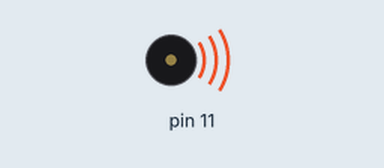
A sketch run on a simulated Arduino Uno, built with avr-gcc and run on an emulated ATmega328P. Shown: buzzer (waves = sounding).

Above: at 0.1 s.
Timing chart, 0 to 91.8 s (numbered marks = the images above):
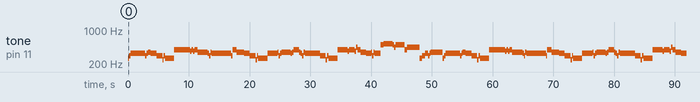

Measured:
- by itself, tone on pin 11: plays 262 Hz for 0.23 s, 294 Hz for 0.23 s, 330 Hz for 2.4 s, 294 Hz for 0.23 s, 330 Hz for 0.23 s, 349 Hz for 0.48 s … (125 notes in this stretch)

The sketch:

janagannaproper.ino
```cpp
void song(int buzzerPin){

  tone(buzzerPin, 262);
  delay(234);
  noTone(buzzerPin);

  tone(buzzerPin, 294);
  delay(234);
  noTone(buzzerPin);

  tone(buzzerPin, 330);
  delay(234);
  noTone(buzzerPin);

  tone(buzzerPin, 330);
  delay(234);
  noTone(buzzerPin);

  tone(buzzerPin, 330);
  delay(234);
  noTone(buzzerPin);

  tone(buzzerPin, 330);
  delay(234);
  noTone(buzzerPin);

  tone(buzzerPin, 330);
  delay(234);
  noTone(buzzerPin);

  tone(buzzerPin, 330);
  delay(234);
  noTone(buzzerPin);

  tone(buzzerPin, 330);
  delay(484);
  noTone(buzzerPin);

  tone(buzzerPin, 330);
  delay(234);
  noTone(buzzerPin);

  tone(buzzerPin, 330);
  delay(234);
  noTone(buzzerPin);

  tone(buzzerPin, 294);
  delay(234);
  noTone(buzzerPin);

  tone(buzzerPin, 330);
  delay(234);
  noTone(buzzerPin);

  tone(buzzerPin, 349);
  delay(484);
  noTone(buzzerPin);

  tone(buzzerPin, 330);
  delay(484);
  noTone(buzzerPin);

  tone(buzzerPin, 330);
  delay(234);
  noTone(buzzerPin);

  tone(buzzerPin, 330);
  delay(234);
  noTone(buzzerPin);

  tone(buzzerPin, 294);
  delay(484);
  noTone(buzzerPin);

  tone(buzzerPin, 294);
  delay(234);
  noTone(buzzerPin);

  tone(buzzerPin, 294);
  delay(234);
  noTone(buzzerPin);

  tone(buzzerPin, 247);
  delay(234);
  noTone(buzzerPin);

  tone(buzzerPin, 294);
  delay(234);
  noTone(buzzerPin);

  tone(buzzerPin, 262);
  delay(984);
  noTone(buzzerPin);

  tone(buzzerPin, 262);
  delay(484);
  noTone(buzzerPin);

  tone(buzzerPin, 392);
  delay(484);
  noTone(buzzerPin);

  tone(buzzerPin, 392);
  delay(234);
  noTone(buzzerPin);

  tone(buzzerPin, 392);
  delay(484);
  noTone(buzzerPin);

  tone(buzzerPin, 392);
  delay(234);
  noTone(buzzerPin);

  tone(buzzerPin, 392);
  delay(234);
  noTone(buzzerPin);

  tone(buzzerPin, 392);
  delay(734);
  noTone(buzzerPin);

  tone(buzzerPin, 392);
  delay(234);
  noTone(buzzerPin);

  tone(buzzerPin, 370);
  delay(234);
  noTone(buzzerPin);

  tone(buzzerPin, 392);
  delay(234);
  noTone(buzzerPin);

  tone(buzzerPin, 370);
  delay(234);
  noTone(buzzerPin);

  tone(buzzerPin, 392);
  delay(484);
  noTone(buzzerPin);

  tone(buzzerPin, 349);
  delay(484);
  noTone(buzzerPin);

  tone(buzzerPin, 349);
  delay(234);
  noTone(buzzerPin);

  tone(buzzerPin, 349);
  delay(234);
  noTone(buzzerPin);

  tone(buzzerPin, 349);
  delay(484);
  noTone(buzzerPin);

  tone(buzzerPin, 349);
  delay(234);
  noTone(buzzerPin);

  tone(buzzerPin, 330);
  delay(234);
  noTone(buzzerPin);

  tone(buzzerPin, 294);
  delay(234);
  noTone(buzzerPin);

  tone(buzzerPin, 349);
  delay(234);
  noTone(buzzerPin);

  tone(buzzerPin, 330);
  delay(1484);
  noTone(buzzerPin);

  tone(buzzerPin, 330);
  delay(484);
  noTone(buzzerPin);

  tone(buzzerPin, 330);
  delay(234);
  noTone(buzzerPin);

  tone(buzzerPin, 330);
  delay(234);
  noTone(buzzerPin);

  tone(buzzerPin, 330);
  delay(484);
  noTone(buzzerPin);

  tone(buzzerPin, 330);
  delay(234);
  noTone(buzzerPin);

  tone(buzzerPin, 294);
  delay(234);
  noTone(buzzerPin);

  tone(buzzerPin, 392);
  delay(234);
  noTone(buzzerPin);

  tone(buzzerPin, 392);
  delay(234);
  noTone(buzzerPin);

  tone(buzzerPin, 392);
  delay(234);
  noTone(buzzerPin);

  tone(buzzerPin, 349);
  delay(234);
  noTone(buzzerPin);

  tone(buzzerPin, 349);
  delay(484);
  noTone(buzzerPin);

  tone(buzzerPin, 349);
  delay(484);
  noTone(buzzerPin);

  tone(buzzerPin, 330);
  delay(484);
  noTone(buzzerPin);

  tone(buzzerPin, 330);
  delay(234);
  noTone(buzzerPin);

  tone(buzzerPin, 330);
  delay(234);
  noTone(buzzerPin);

  tone(buzzerPin, 294);
  delay(484);
  noTone(buzzerPin);

  tone(buzzerPin, 294);
  delay(234);
  noTone(buzzerPin);

  tone(buzzerPin, 294);
  delay(234);
  noTone(buzzerPin);

  tone(buzzerPin, 247);
  delay(234);
  noTone(buzzerPin);

  tone(buzzerPin, 294);
  delay(234);
  noTone(buzzerPin);

  tone(buzzerPin, 262);
  delay(1484);
  noTone(buzzerPin);

  tone(buzzerPin, 330);
  delay(234);
  noTone(buzzerPin);

  tone(buzzerPin, 330);
  delay(234);
  noTone(buzzerPin);

  tone(buzzerPin, 330);
  delay(234);
  noTone(buzzerPin);

  tone(buzzerPin, 330);
  delay(234);
  noTone(buzzerPin);

  tone(buzzerPin, 330);
  delay(484);
  noTone(buzzerPin);

  tone(buzzerPin, 330);
  delay(234);
  noTone(buzzerPin);

  tone(buzzerPin, 349);
  delay(234);
  noTone(buzzerPin);

  tone(buzzerPin, 294);
  delay(234);
  noTone(buzzerPin);

  tone(buzzerPin, 330);
  delay(234);
  noTone(buzzerPin);

  tone(buzzerPin, 349);
  delay(1484);
  noTone(buzzerPin);

  tone(buzzerPin, 330);
  delay(234);
  noTone(buzzerPin);

  tone(buzzerPin, 349);
  delay(234);
  noTone(buzzerPin);

  tone(buzzerPin, 392);
  delay(234);
  noTone(buzzerPin);

  tone(buzzerPin, 392);
  delay(234);
  noTone(buzzerPin);

  tone(buzzerPin, 392);
  delay(484);
  noTone(buzzerPin);

  tone(buzzerPin, 349);
  delay(234);
  noTone(buzzerPin);

  tone(buzzerPin, 330);
  delay(234);
  noTone(buzzerPin);

  tone(buzzerPin, 294);
  delay(234);
  noTone(buzzerPin);

  tone(buzzerPin, 349);
  delay(234);
  noTone(buzzerPin);

  tone(buzzerPin, 330);
  delay(1484);
  noTone(buzzerPin);

  tone(buzzerPin, 330);
  delay(484);
  noTone(buzzerPin);

  tone(buzzerPin, 330);
  delay(484);
  noTone(buzzerPin);

  tone(buzzerPin, 294);
  delay(234);
  noTone(buzzerPin);

  tone(buzzerPin, 294);
  delay(234);
  noTone(buzzerPin);

  tone(buzzerPin, 294);
  delay(234);
  noTone(buzzerPin);

  tone(buzzerPin, 294);
  delay(234);
  noTone(buzzerPin);

  tone(buzzerPin, 247);
  delay(234);
  noTone(buzzerPin);

  tone(buzzerPin, 294);
  delay(234);
  noTone(buzzerPin);

  tone(buzzerPin, 262);
  delay(1484);
  noTone(buzzerPin);

  tone(buzzerPin, 392);
  delay(234);
  noTone(buzzerPin);

  tone(buzzerPin, 392);
  delay(234);
  noTone(buzzerPin);

  tone(buzzerPin, 392);
  delay(234);
  noTone(buzzerPin);

  tone(buzzerPin, 392);
  delay(234);
  noTone(buzzerPin);

  tone(buzzerPin, 392);
  delay(484);
  noTone(buzzerPin);

  tone(buzzerPin, 392);
  delay(234);
  noTone(buzzerPin);

  tone(buzzerPin, 370);
  delay(234);
  noTone(buzzerPin);

  tone(buzzerPin, 392);
  delay(484);
  noTone(buzzerPin);

  tone(buzzerPin, 392);
  delay(234);
  noTone(buzzerPin);

  tone(buzzerPin, 392);
  delay(234);
  noTone(buzzerPin);

  tone(buzzerPin, 370);
  delay(234);
  noTone(buzzerPin);

  tone(buzzerPin, 440);
  delay(234);
  noTone(buzzerPin);

  tone(buzzerPin, 392);
  delay(484);
  noTone(buzzerPin);

  tone(buzzerPin, 349);
  delay(484);
  noTone(buzzerPin);

  tone(buzzerPin, 349);
  delay(234);
  noTone(buzzerPin);

  tone(buzzerPin, 349);
  delay(234);
  noTone(buzzerPin);

  tone(buzzerPin, 330);
  delay(484);
  noTone(buzzerPin);

  tone(buzzerPin, 330);
  delay(234);
  noTone(buzzerPin);

  tone(buzzerPin, 330);
  delay(109);
  noTone(buzzerPin);

  tone(buzzerPin, 349);
  delay(109);
  noTone(buzzerPin);

  tone(buzzerPin, 294);
  delay(234);
  noTone(buzzerPin);

  tone(buzzerPin, 349);
  delay(234);
  noTone(buzzerPin);

  tone(buzzerPin, 330);
  delay(984);
  noTone(buzzerPin);

  tone(buzzerPin, 494);
  delay(234);
  noTone(buzzerPin);

  tone(buzzerPin, 494);
  delay(234);
  noTone(buzzerPin);

  tone(buzzerPin, 523);
  delay(1484);
  noTone(buzzerPin);

  tone(buzzerPin, 494);
  delay(234);
  noTone(buzzerPin);

  tone(buzzerPin, 440);
  delay(234);
  noTone(buzzerPin);

  tone(buzzerPin, 494);
  delay(1484);
  noTone(buzzerPin);

  tone(buzzerPin, 392);
  delay(234);
  noTone(buzzerPin);

  tone(buzzerPin, 392);
  delay(234);
  noTone(buzzerPin);

  tone(buzzerPin, 440);
  delay(1984);
  noTone(buzzerPin);

  tone(buzzerPin, 262);
  delay(234);
  noTone(buzzerPin);

  tone(buzzerPin, 262);
  delay(234);
  noTone(buzzerPin);

  tone(buzzerPin, 294);
  delay(234);
  noTone(buzzerPin);

  tone(buzzerPin, 294);
  delay(234);
  noTone(buzzerPin);

  tone(buzzerPin, 330);
  delay(234);
  noTone(buzzerPin);

  tone(buzzerPin, 330);
  delay(234);
  noTone(buzzerPin);

  tone(buzzerPin, 294);
  delay(234);
  noTone(buzzerPin);

  tone(buzzerPin, 330);
  delay(234);
  noTone(buzzerPin);

  tone(buzzerPin, 349);
  delay(1984);
  noTone(buzzerPin);
}

void setup() {
  // put your setup code here, to run once:
  // call the song function with digital pin
  song(11);
}

void loop() {
  song(11);
}
```
